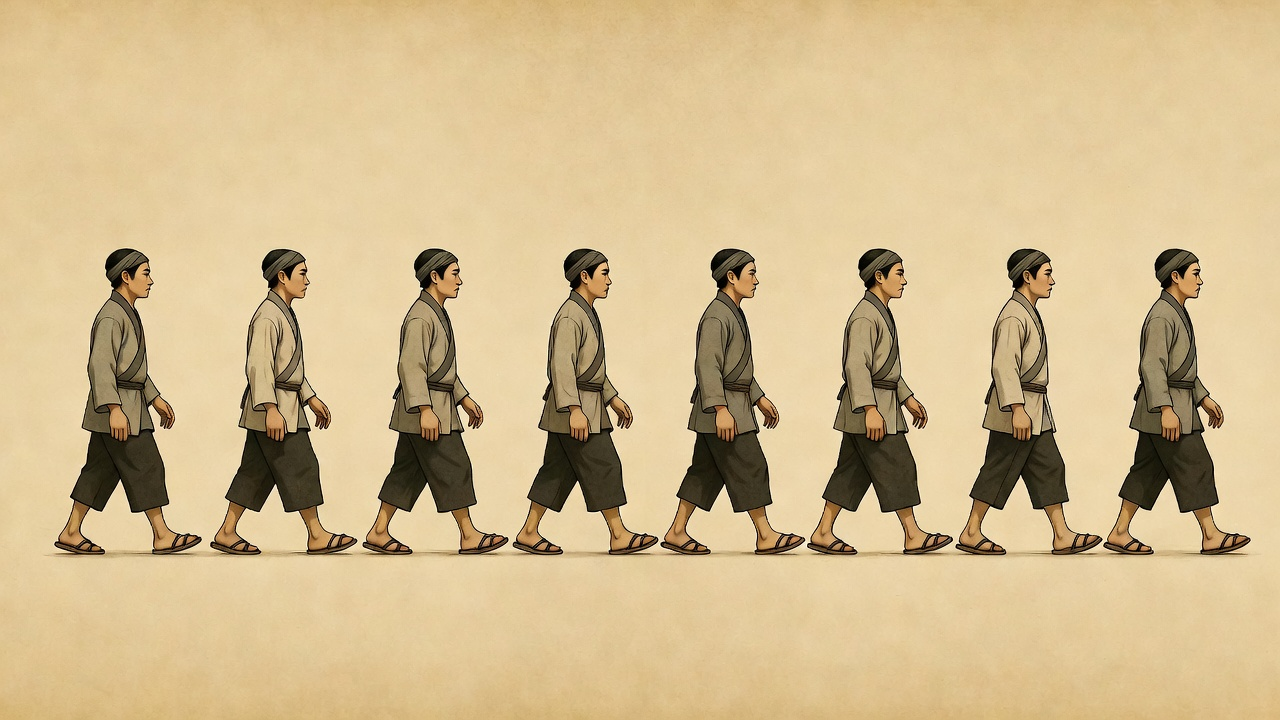
#> input picture GameClient/TwelveJade/Assets/ArtSource/originals/characters-rig/farmer-male-0-walksheet-v1.png, 1280 x 720 px, found by its file name
$ python extract-walk-sheet.py
#> lines starting #> are read from the running program, lines starting #| are printed output that depends on the picture
# -*- coding: utf-8 -*-
"""行走序列帧提取与归一化（V-02，2026-10-06 架构师）。

为什么需要它：AI 出的 sprite sheet 里 8 个小人**不在等距网格上**（实测中心 x=127/283/422/585/
745/880/1034/1183，间距 135~163），按 1280/8 固定切格会切歪。所以必须按**连通块**提取，
再统一归一化：同高度、同脚底线、水平居中。

产出（落 Tools/logs/v-01-walk-pilot/，该目录已跟踪、能被取证）：
  walk-front-00.png .. 07.png   每帧独立 PNG（透明底）
  contact-sheet.png             8 帧并排 2 倍放大，供人眼过目
  manifest.json                 每帧来源 bbox / 尺寸 / 缩放，可复算

用法：python Tools/extract-walk-sheet.py <sheet.png> <输出目录> [帧数]
"""
import json
import os
import sys
from collections import deque

from PIL import Image

for _s in (sys.stdout, sys.stderr):
    if hasattr(_s, "reconfigure"):
        _s.reconfigure(encoding="utf-8", errors="replace")

TOL = 70
MIN_BLOB = 200
CANVAS_W = 256
CANVAS_H = 384
PAD_BOTTOM = 8
# 透明底交付件（RGBA）喂进来时，先合成回宣纸色再取前景基准：
# 本闸的基准是 px[1,1] + TOL，直接 convert("RGB") 会把透明区填成黑，
# 深色纸偶会连背景一起被当成前景（历史上就因此把真周期判成"没动"）。
# 判据与阈值一律未动，只是把"交付形态"从判定输入里剔出去。
# 透明底交付件的前景就是 alpha>0，故合成到纯品红键控色，让「按背景色键控」等价于「alpha 即前景」。
KEY_MAGENTA = (255, 0, 255)


def flatten_paper(im):
    """有 alpha 就合成到宣纸色底上，否则直接转 RGB。"""
    if im.mode in ("RGBA", "LA") or (im.mode == "P" and "transparency" in im.info):
        rgba = im.convert("RGBA")
        bg = Image.new("RGB", rgba.size, KEY_MAGENTA)
        bg.paste(rgba, (0, 0), rgba)
        return bg
    return im.convert("RGB")


def background_mask(im):
    w, h = im.size
    px = im.load()
    base = px[1, 1]

    def is_background(c):
        return max(abs(c[0] - base[0]), abs(c[1] - base[1]), abs(c[2] - base[2])) <= TOL

    seen = [[False] * w for _ in range(h)]
    queue = deque()

    def push(x, y):
        if 0 <= x < w and 0 <= y < h and not seen[y][x] and is_background(px[x, y]):
            seen[y][x] = True
            queue.append((x, y))

    for x in range(w):
        push(x, 0)
        push(x, h - 1)
    for y in range(h):
        push(0, y)
        push(w - 1, y)
    while queue:
        x, y = queue.popleft()
        push(x + 1, y)
        push(x - 1, y)
        push(x, y + 1)
        push(x, y - 1)
    return seen


def blobs(im, seen):
    w, h = im.size
    px = im.load()
    visited = [[False] * w for _ in range(h)]
    found = []
    for y in range(h):
        for x in range(w):
            if seen[y][x] or visited[y][x]:
                continue
            queue = deque([(x, y)])
            visited[y][x] = True
            count = 0
            x0, y0, x1, y1 = x, y, x, y
            while queue:
                cx, cy = queue.popleft()
                count += 1
                x0 = min(x0, cx)
                x1 = max(x1, cx)
                y0 = min(y0, cy)
                y1 = max(y1, cy)
                for nx, ny in ((cx + 1, cy), (cx - 1, cy), (cx, cy + 1), (cx, cy - 1)):
                    if 0 <= nx < w and 0 <= ny < h and not seen[ny][nx] and not visited[ny][nx]:
                        visited[ny][nx] = True
                        queue.append((nx, ny))
            if count >= MIN_BLOB:
                found.append({"px": count, "box": (x0, y0, x1, y1)})
    found.sort(key=lambda b: b["box"][0])
    return found


def split_wide(im, seen, found, expected):
    """把过宽的连通块在竖直最窄处切开（AI 常把相邻两帧画得挨在一起）。
    判据：宽度 > 中位宽 * 1.55 视为"两帧粘连"，在其中段找前景像素最少的列切一刀。"""
    if not found:
        return found
    median_w = sorted((b["box"][2] - b["box"][0] + 1) for b in found)[len(found) // 2]
    limit = median_w * 1.55
    result = []
    for b in found:
        x0, y0, x1, y1 = b["box"]
        width = x1 - x0 + 1
        if width <= limit:
            result.append(b)
            continue
        lo = x0 + int(width * 0.30)
        hi = x0 + int(width * 0.70)
        best_cut, best_count = None, None
        for cx in range(lo, max(lo + 1, hi + 1)):
            n = 0
            for y in range(y0, y1 + 1):
                if not seen[y][cx]:
                    n += 1
            if best_count is None or n < best_count:
                best_count, best_cut = n, cx
        for left, right in ((x0, best_cut - 1), (best_cut, x1)):
            ax0, ax1, ay0, ay1 = left, right, y1, y0
            count = 0
            for y in range(y0, y1 + 1):
                for x in range(left, right + 1):
                    if not seen[y][x]:
                        count += 1
                        ax0 = min(ax0, x); ax1 = max(ax1, x)
                        ay0 = min(ay0, y); ay1 = max(ay1, y)
            if count >= MIN_BLOB:
                result.append({"px": count, "box": (ax0, ay0, ax1, ay1)})
    result.sort(key=lambda b: b["box"][0])
    return result


def split_until(im, seen, found, expected, max_rounds=16):
    """反复把最宽的那块在"最窄列"切开，直到块数达到期望。
    AI 可能把 8 帧画成一整条连在一起（实测一次 1235x616），单刀切不开，必须反复切。"""
    for _ in range(max_rounds):
        if len(found) >= expected:
            break
        widths = [(b["box"][2] - b["box"][0] + 1) for b in found]
        if not widths:
            break
        idx = max(range(len(found)), key=lambda i: widths[i])
        x0, y0, x1, y1 = found[idx]["box"]
        width = x1 - x0 + 1
        if width < 24:
            break
        lo = x0 + int(width * 0.15)
        hi = x0 + int(width * 0.85)
        best_cut, best_count = None, None
        for cx in range(lo, max(lo + 1, hi + 1)):
            n = 0
            for y in range(y0, y1 + 1):
                if not seen[y][cx]:
                    n += 1
            if best_count is None or n < best_count:
                best_count, best_cut = n, cx
        if best_cut is None:
            break
        parts = []
        for left, right in ((x0, best_cut - 1), (best_cut, x1)):
            ax0, ax1, ay0, ay1 = left, right, y1, y0
            count = 0
            for y in range(y0, y1 + 1):
                for x in range(left, right + 1):
                    if not seen[y][x]:
                        count += 1
                        ax0 = min(ax0, x); ax1 = max(ax1, x)
                        ay0 = min(ay0, y); ay1 = max(ay1, y)
            if count >= MIN_BLOB:
                parts.append({"px": count, "box": (ax0, ay0, ax1, ay1)})
        if len(parts) < 2:
            break
        found = found[:idx] + parts + found[idx + 1:]
        found.sort(key=lambda b: b["box"][0])
    return found


def main():
    sheet_path = sys.argv[1] if len(sys.argv) > 1 else (
        r"D:\qiqi_me\Eternal Jade Scroll\GameClient\TwelveJade\Assets\ArtSource\originals\characters-rig"
        r"\farmer-male-0-walksheet-v1.png")
    out_dir = sys.argv[2] if len(sys.argv) > 2 else (
        r"D:\qiqi_me\Eternal Jade Scroll\Tools\logs\v-01-walk-pilot")
    expected = int(sys.argv[3]) if len(sys.argv) > 3 else 8
    os.makedirs(out_dir, exist_ok=True)

    source = flatten_paper(Image.open(sheet_path))
    seen = background_mask(source)
    found = blobs(source, seen)
    print("检出连通块 %d 个（期望 %d）" % (len(found), expected))
    for i, b in enumerate(found):
        x0, y0, x1, y1 = b["box"]
        print("  #%d px=%-7d box=(%d,%d)-(%d,%d) w=%d h=%d" % (
            i, b["px"], x0, y0, x1, y1, x1 - x0 + 1, y1 - y0 + 1))

    # 合并过近的块（AI 常把两帧画挨着）；若块数多余，取最大的 expected 个。
    if len(found) > expected:
        print("WARN 块数多于期望，按像素数取前 %d 个" % expected)
        found = sorted(found, key=lambda b: -b["px"])[:expected]
        found.sort(key=lambda b: b["box"][0])

    if len(found) < expected:
        found = split_until(source, seen, found, expected)
        print('  切分后得到 %d 块' % len(found))
    ok = len(found) == expected
    heights = [(b["box"][3] - b["box"][1] + 1) for b in found]
    ground = [b["box"][3] for b in found]

    manifest = {
        "sheet": os.path.basename(sheet_path),
        "sheetSize": list(source.size),
        "tolerance": TOL,
        "expected": expected,
        "found": len(found),
        "heightMin": min(heights) if heights else 0,
        "heightMax": max(heights) if heights else 0,
        "groundSpreadPx": (max(ground) - min(ground)) if ground else 0,
        "frames": [],
    }

    target_h = CANVAS_H - PAD_BOTTOM * 2
    for i, b in enumerate(found):
        x0, y0, x1, y1 = b["box"]
        part = source.crop((x0, y0, x1 + 1, y1 + 1))
        # 用背景色做键控而不是硬 mask：保留边缘抗锯齿，避免锯齿边
        # 【AA-6.2 修，2026-10-07】键控底色不再写死 (217,185,128)——新素材背景是 (237,230,210)，
        # 写死会把背景判成前景（alpha=48 灰底）。改为**实测底色**：本帧 bbox 外扩一圈的中位数，
        # 抄 prep-external-art.py 的 background_color() 思路。只改常量来源，判据（TOL/alpha 曲线）一字未动。
        ring = source.crop((max(0, x0 - 24), max(0, y0 - 24), min(source.width, x1 + 25), min(source.height, y1 + 25)))
        rpx = list(ring.getdata())
        rs = sorted(rpx)
        bgc = rs[len(rs) // 2]
        keyed = Image.new("RGBA", part.size)
        ppx = part.load()
        kpx = keyed.load()
        for y in range(part.size[1]):
            for x in range(part.size[0]):
                c = ppx[x, y]
                dist = max(abs(c[0] - bgc[0]), abs(c[1] - bgc[1]), abs(c[2] - bgc[2]))
                alpha = 0 if dist <= TOL else min(255, int((dist - TOL) * 4))
                kpx[x, y] = (c[0], c[1], c[2], alpha)
        scale = target_h / float(part.size[1])
        new_size = (max(1, int(round(part.size[0] * scale))), target_h)
        resized = keyed.resize(new_size, Image.LANCZOS)
        canvas = Image.new("RGBA", (CANVAS_W, CANVAS_H), (0, 0, 0, 0))
        left = (CANVAS_W - new_size[0]) // 2
        canvas.paste(resized, (left, CANVAS_H - PAD_BOTTOM - new_size[1]), resized)
        name = "walk-front-%02d.png" % i
        canvas.save(os.path.join(out_dir, name))
        manifest["frames"].append({
            "index": i, "file": name, "sourceBox": [x0, y0, x1, y1],
            "sourceW": x1 - x0 + 1, "sourceH": y1 - y0 + 1,
            "scale": round(scale, 4), "px": b["px"],
        })

    if found:
        scale_up = 2
        sheet = Image.new("RGBA", (CANVAS_W * len(found) * scale_up, CANVAS_H * scale_up), (245, 240, 228, 255))
        for i in range(len(found)):
            frame = Image.open(os.path.join(out_dir, "walk-front-%02d.png" % i))
            frame = frame.resize((CANVAS_W * scale_up, CANVAS_H * scale_up), Image.NEAREST)
            sheet.paste(frame, (i * CANVAS_W * scale_up, 0), frame)
        sheet.convert("RGB").save(os.path.join(out_dir, "contact-sheet.png"))

    with open(os.path.join(out_dir, "manifest.json"), "w", encoding="utf-8") as fh:
        json.dump(manifest, fh, ensure_ascii=False, indent=2)

    print("高度 min %d / max %d，脚底线散布 %d px" % (
        manifest["heightMin"], manifest["heightMax"], manifest["groundSpreadPx"]))
    verdict = "PASS" if (ok and manifest["groundSpreadPx"] <= 6) else "FAIL"
    print("RESULT: %s  （帧数 %d/%d，脚底线散布 %d<=6，高度差 %d）" % (
        verdict, len(found), expected, manifest["groundSpreadPx"],
        manifest["heightMax"] - manifest["heightMin"]))
    print("输出目录: " + out_dir)


if __name__ == "__main__":
    main()
#> in flatten_paper, returned value is the input picture: PIL image 1280x720 RGB; mean R, G, B 208.9, 185.6, 141.9
#> in background_mask, `base = px[1, 1]`: base = (217, 185, 128)
#> in main, `seen = background_mask(source)`: seen = 720 items
#> in main, `found = blobs(source, seen)`: found = 7 items
#| 检出连通块 7 个（期望 8）
#> the loop in main, `for i, b in enumerate(found):` made 7 passes
#> (b, x0, y0, x1) on passes 1 to 7: ({'px': 18146, 'box': (53, 248, 201, 554)}, 53, 248, 201), ({'px': 18240, 'box': (209, 248, 357, 554)}, 209, 248, 357), ({'px': 18881, 'box': (362, 247, 509, 554)}, 362, 247, 509), ({'px': 18235, 'box': (513, 248, 659, 554)}, 513, 248, 659), ({'px': 36486, 'box': (659, 248, 953, 554)}, 659, 248, 953), ({'px': 17335, 'box': (955, 248, 1103, 554)}, 955, 248, 1103), ({'px': 17841, 'box': (1103, 248, 1251, 554)}, 1103, 248, 1251)
#|   #0 px=18146   box=(53,248)-(201,554) w=149 h=307
#|   #1 px=18240   box=(209,248)-(357,554) w=149 h=307
#|   #2 px=18881   box=(362,247)-(509,554) w=148 h=308
#|   #3 px=18235   box=(513,248)-(659,554) w=147 h=307
#|   #4 px=36486   box=(659,248)-(953,554) w=295 h=307
#|   #5 px=17335   box=(955,248)-(1103,554) w=149 h=307
#|   #6 px=17841   box=(1103,248)-(1251,554) w=149 h=307
#> the loop in split_until, `for _ in range(max_rounds):` made 2 passes
#> (widths, idx, x0, y0, x1, y1, width, lo) on pass 1: ([149, 149, 148, 147, 295, 149, 149], 4, 659, 248, 953, 554, 295, 703)
#> in main, `found = split_until(source, seen, found, expected)`: found = 8 items
#|   切分后得到 8 块
#> in main, `ok = len(found) == expected`: ok = True
#> in main, `heights = [(b["box"][3] - b["box"][1] + 1) for b in found]`: heights = [307, 307, 308, 307, 307, 307, 307, 307]
#> in main, `ground = [b["box"][3] for b in found]`: ground = [554, 554, 554, 554, 554, 554, 554, 554]
#> the loop in main, `for i, b in enumerate(found):` made 8 passes
#> (b, x0, y0, x1, bgc, scale, new_size, left) on passes 1 to 6: ({'px': 18146, 'box': (53, 248, 201, 554)}, 53, 248, 201, (232, 208, 160), 1.2, (179, 368), 38), ({'px': 18240, 'box': (209, 248, 357, 554)}, 209, 248, 357, (234, 210, 162), 1.2, (179, 368), 38), ({'px': 18881, 'box': (362, 247, 509, 554)}, 362, 247, 509, (233, 212, 169), 1.19, (177, 368), 39), ({'px': 18235, 'box': (513, 248, 659, 554)}, 513, 248, 659, (232, 211, 168), 1.2, (176, 368), 40), ({'px': 18130, 'box': (659, 248, 806, 554)}, 659, 248, 806, (233, 210, 166), 1.2, (177, 368), 39), ({'px': 18422, 'box': (807, 248, 953, 554)}, 807, 248, 953, (234, 211, 169), 1.2, (176, 368), 40)
#> pass 1, in main, `part = source.crop((x0, y0, x1 + 1, y1 + 1))`:
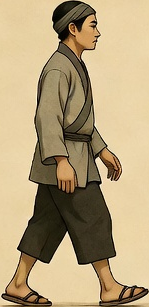
#> part: PIL image 149x307 RGB; mean R, G, B 178.5, 158.5, 121.4
#> pass 1, in main, `ring = source.crop((max(0, x0 - 24), max(0, y0 - 24), min(source.width..`:
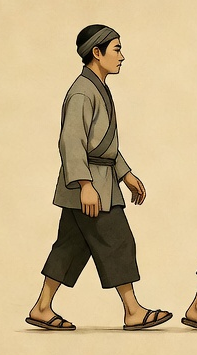
#> ring: PIL image 197x355 RGB; mean R, G, B 196.3, 175.3, 135.4
#> pass 1, in main, `resized = keyed.resize(new_size, Image.LANCZOS)`:
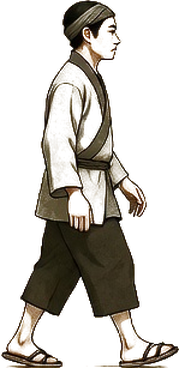
#> resized: PIL image 179x368 RGBA; mean R, G, B, A 34.5, 28.3, 18.7, 70; transparent parts drawn white
#> after the loop in main, `for i, b in enumerate(found):`:
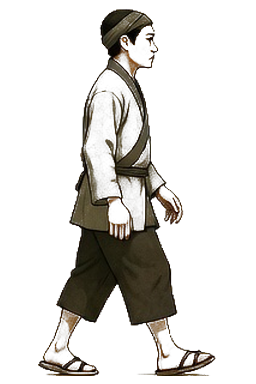
#> canvas: PIL image 256x384 RGBA; mean R, G, B, A 13.3, 11, 7, 45.2; transparent parts drawn white
#> after the loop in main, `for i, b in enumerate(found):`:
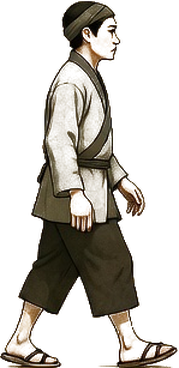
#> resized: PIL image 179x368 RGBA; mean R, G, B, A 37.5, 31.2, 21.1, 74.7; transparent parts drawn white
#> in main, `sheet.paste(frame, (i * CANVAS_W * scale_up, 0), frame)`:
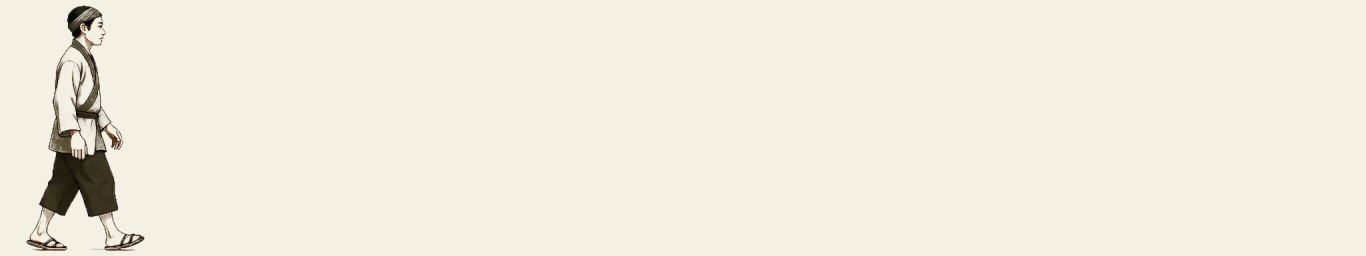
#> sheet: PIL image 4096x768 RGBA (shown at 1/3 size); mean R, G, B, A 241, 235.9, 223.8, 254.6; transparent parts drawn white
#> in main, `sheet.convert("RGB").save(os.path.join(out_dir, "contact-sheet.png"))`:
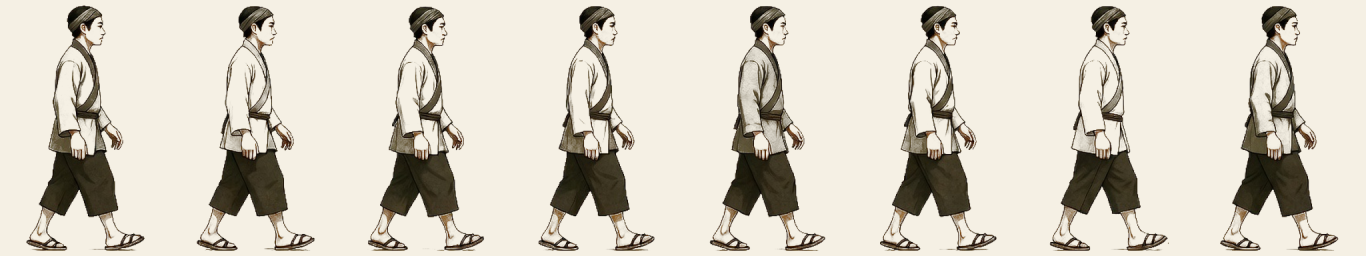
#> saved as contact-sheet.png: PIL image 4096x768 RGB (shown at 1/3 size); mean R, G, B 214, 208.2, 195.2
#| 高度 min 307 / max 308，脚底线散布 0 px
#> in main, `verdict = "PASS" if (ok and manifest["groundSpreadPx"] <= 6) else "FAIL"`: verdict = 'PASS'
#| RESULT: PASS  （帧数 8/8，脚底线散布 0<=6，高度差 1）
#| 输出目录: D:\qiqi_me\Eternal Jade Scroll\Tools\logs\v-01-walk-pilot
